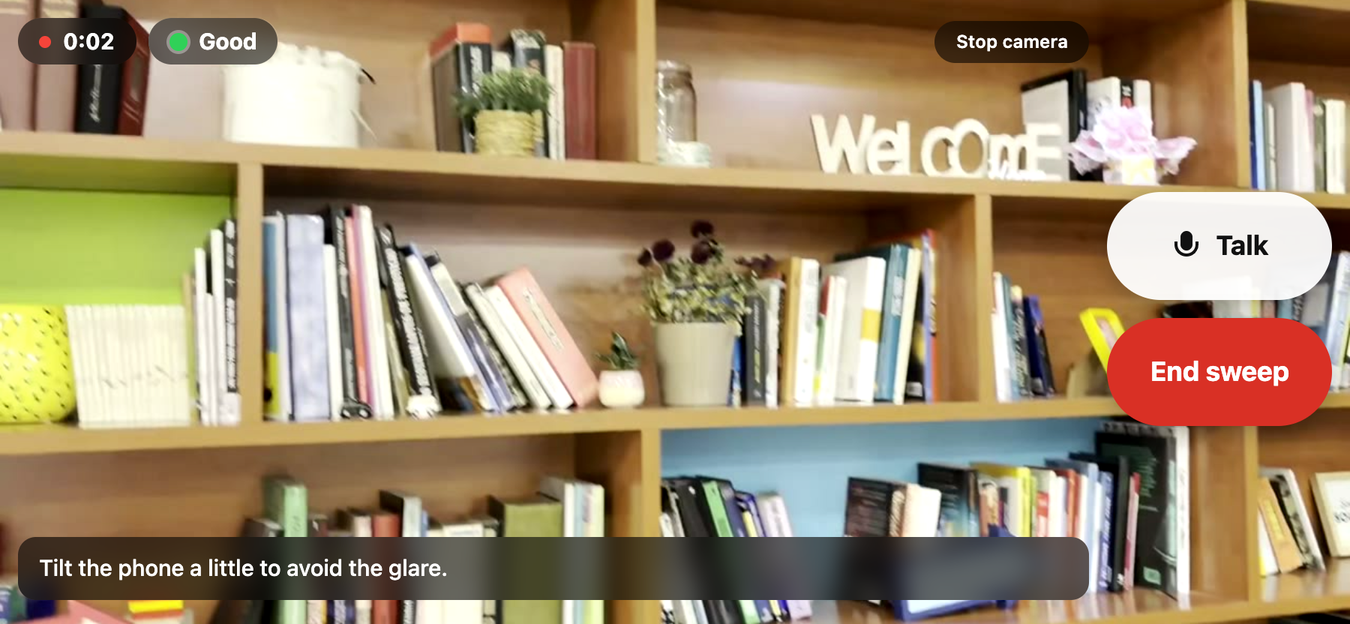
#> input picture docs/ui/phone_sweep_recording.png, 1350 x 624 px
$ python -i packet.py   (imports and definitions only)
#> lines starting #> are read from the running program, lines starting #| are printed output that depends on the picture
"""Stage ``packet``: provisional claim packet from the deduplicated inventory.

    packet.build(inventory_path, manifest_path, run_dir, config) -> packet_path   (claim_packet.json)

Keeps every required key of the claim packet's output contract. Prices, spine dimensions, shelf run and
room measurements are ``null`` (unknown) because those stages are not implemented in this
milestone; nothing is written as 0. Counts are computed here, in code, from the instance lines.
The packet is explicitly ``completion_status: "provisional"``.

Expected inventory shape (written by dedup; fields other than the first four are optional):
  data.books[] / data.items[]:
    instance_id, observation_ids[], frame_ref (= frame_id), bbox_xyxy,
    shelf, position, orientation, category, description, brand_model,
    identity{title, author, publisher, edition, isbn, decision, source_url, visible_text},
    confidence, issues[str|{code,detail}], dedup_reasons[], uncertain_association(bool)
  data.counts{uncertain_observations, uncertain_associations, count_lower, count_upper}  (optional)
"""

from __future__ import annotations

import argparse
import sys
from pathlib import Path
from collections import Counter
from typing import Any

from pipeline import contracts as C
from pipeline import corrections as K
from pipeline import scale as SC
from pipeline import room as RM
from decimal import Decimal

DEFAULT_MARKET = {"country": "US", "currency": "USD"}  # configurable default, not inferred from the developer's location

PROVISIONAL_NOTICE = ("PROVISIONAL, INCOMPLETE: unpriced and unmeasured inventory from a recorded development video. "
                      "Not a finished claim packet. Prices, spine dimensions, shelf run and room measurements are "
                      "unknown (null), not zero.")
APPRAISAL_WORDS = ("frame", "art", "portrait", "painting", "framed", "print", "poster", "photograph", "picture")
LOW_CONFIDENCE = 0.5


# [57 lines left out: functions _issue_texts, _evidence, _book_line, not called in this run]


WORK_LEVEL = 'work_level_equivalent'
WORK_LEVEL_NOTE = ('Work-level equivalent price: priced through one stated equivalent edition (the ISBN shown), NOT the exact edition on the shelf '
                   'and not a realized sale; US/USD asking prices (or, when no US seller offers it, a non-US asking price converted to USD and labelled converted), '
                   'shipping/tax excluded.')


WORK_LEVEL_EDITION_MATCH = 'work_level_equivalent_edition_not_exact_shelf_edition'


# [37 lines left out: functions _validate_price_line, _null_reason, _item_line, not called in this run]


# ---------------------------------------------------------------------------------------------------------------------------------------------
# ITEM STATUS. The output contract allows only "priced | range | needs_appraisal" for an item. Art / portraits / framed pictures default to needs_appraisal
# unless the user said it is a print. An item with no SOURCED price or range (no legible brand/model and no price source queried) cannot honestly be "priced"
# or "range" (both claim a sourced figure), so it is needs_appraisal with status_basis "no_sourced_price": a person has to value it, nothing is estimated,
# it is excluded from the item totals and it is routed to the review queue (code item_no_sourced_price).
# ---------------------------------------------------------------------------------------------------------------------------------------------
ITEM_BASIS_REASONS = {
    "user_flagged_appraisal": "Flagged for human appraisal by the user; not auto-priced.",
    "art_default_needs_appraisal": "Art / portrait / framed item: defaults to needs appraisal unless the user states it is a print (the agent should ask); not auto-priced.",
    "no_sourced_price": ("No sourced price or range: brand/model not legible and no price source was queried for this item, so no value is given (never estimated). "
                         "Status needs_appraisal = a person must value it; excluded from the item totals."),
    "sourced_price": "Priced from the cited source (low = high).",
    "sourced_range": "Sourced price range (brand/model unknown).",
}


# [14 lines left out: function _item_price, not called in this run]


def _is_art(line: dict[str, Any]) -> bool:
    cat, desc = str(line.get("category") or "").lower(), str(line.get("description") or "").lower()
    return any(w in cat or w in desc for w in APPRAISAL_WORDS)


# [41 lines left out: functions set_item_status, item_review_entries, item_totals, not called in this run]


ITEM_TOTALS_NOTE = ("items_replacement_cost_low/high = sum of low / high over item lines with status priced (low = high) or range that carry a sourced figure; "
                    "needs_appraisal items (art default, user flag, or no sourced price: items_no_sourced_price) are excluded (items_unpriced counts them); "
                    "null when no item line has a sourced price. Nothing is estimated.")


CONVERTED_TOTALS_NOTE = ("The USD money totals include CONVERTED lines (converted: true): no US seller offered the equivalent edition, so a non-US seller's asking price "
                         "was converted to USD at the ECB reference rate cited on the line (native amount and currency kept). converted_lines counts them per total.")


def money_total(lines, key):
    values = [Decimal(str(line[key]['amount'])) for line in lines if isinstance(line.get(key), dict) and line[key].get('amount') is not None and line.get('status') != 'needs_appraisal']
    return float(sum(values).quantize(Decimal('.01'))) if values else None


# [61 lines left out: functions _second_market_totals, _count_range_totals, compute_totals, not called in this run]


VALUATION_PARTIAL = ("Unknown prices excluded from each subtotal. Non-book items have no sourced prices (needs_appraisal, excluded from the item totals); "
                     "the second-country comparison of the same 10 books is in second_country.")


# [68 lines left out: function build_review_queue, not called in this run]


# ---------------------------------------------------------------------------------------------------------------------------------------------
# REVIEW QUEUE: ONE ENTRY PER ref_id. The stages add flat details ({ref_id, code, severity, reason}); the packet keeps one entry per ref_id with a
# short human ``reason``, the most severe detail's ``severity`` / ``code``, every code in ``codes`` and every detail in ``reasons`` (nothing dropped). Entries are
# ordered blocking -> warning -> info (stable: first appearance within a severity). flat_review() gives the details back, so layers that filter by code work on
# either shape; consolidate_review() is idempotent. Totals never read the queue.
# ---------------------------------------------------------------------------------------------------------------------------------------------
SEVERITY_RANK = {"blocking": 0, "warning": 1, "info": 2}
REVIEW_LABELS = {
    "unidentified_book": "unidentified (no title guessed)", "title_from_user_statement": "title from the user's statement",
    "needs_appraisal": "needs human appraisal", "ambiguous_identity": "ambiguous catalogue match", "uncertain_dedup": "uncertain duplicate link",
    "low_detection_confidence": "low detection confidence", "ambiguous_not_counted": "book/non-book undecided (not counted)",
    "item_no_sourced_price": "no sourced price or range (needs a human valuation)", "replacement_cost_unknown": "no sourced replacement price",
    "used_value_unknown": "no sourced used value", "no_clean_frame": "no clean frame", "room_auto_low_confidence_wall": "low-confidence wall",
    "count_headline": "why this headline count", "count_estimator_instances": "how the book lines were merged", "count_estimator_panorama": "panorama count note",
    "shelf_run_withheld": "shelf run withheld", "spine_scale_from_prior": "spine scale from a standard-format prior",
}
LINE_ISSUE_LABELS = (("Uncertain cross-frame", "uncertain duplicate link"), ("Unreadable/unresolved spine", "unidentified (no title guessed)"),
                     ("At least one view pair lacks trusted registration", "possible duplicate (unregistered views)"),
                     ("Object category uncertain", "category uncertain"))


# [116 lines left out: functions flat_review, _detail_label, _short_reason, consolidate_review, _ua_summary, device_from_capture, not called in this run]


def finalize_contract(data: dict[str, Any], run_dir: str | Path | None = None) -> dict[str, Any]:
    """Make packet ``data`` meet the claim packet's output contract; idempotent, called by every packet writer (build and each attach layer) before verification.
      * items: status priced | range | needs_appraisal (never null), items_replacement_cost_low/high and excluded_from_totals recomputed from the lines;
      * review queue: status-owned item entries and the stage / prices entries refreshed, then one entry per ref_id (consolidate_review);
      * sweep.device from the phone's capture_info when the packet has none;
      * second_country: the same 10 priced books in the second country (pipeline.second_country), re-bound to the current lines."""
    items = data.get("items") or []
    for i in items:
        set_item_status(i)
    t = data.get("totals")
    if isinstance(t, dict):
        it = item_totals(items)
        t.update(it)
        t["items_needs_appraisal"] = sum(i.get("status") == "needs_appraisal" for i in items)
        t.setdefault("notes", {})["items_totals"] = ITEM_TOTALS_NOTE
        if t.get("excluded_from_totals") is not None:
            t["excluded_from_totals"] = sum(not b.get("replacement_cost") or not b.get("used_value") for b in data.get("books") or []) + it["items_unpriced"]
    flat = flat_review(data.get("review_queue"))
    item_ids = {i["id"] for i in items}
    flat = [r for r in flat if not (r.get("ref_id") in item_ids and r.get("code") in ("needs_appraisal", "item_no_sourced_price"))]
    for i in items:
        flat += item_review_entries(i)
    ss = data.get("stage_status")
    if isinstance(ss, dict) and ss:                      # stage entries follow the CURRENT stage_status (post-sweep steps update it after the packet was built)
        flat = [r for r in flat if not str(r.get("ref_id") or "").startswith("stage:")]
        flat += [{"ref_id": f"stage:{k}", "code": f"stage_{st['status']}", "severity": "blocking", "reason": st.get("detail") or f"Stage {k} is {st['status']}."}
                 for k, st in ss.items() if isinstance(st, dict) and st.get("status") not in ("ok", "skipped")]
    for r in flat:
        if r.get("ref_id") == "prices" and r.get("code") == "valuation_partial":
            r["reason"] = VALUATION_PARTIAL
    sw = data.get("sweep")
    if isinstance(sw, dict) and not sw.get("device"):
        prov = data.get("provenance") if isinstance(data.get("provenance"), dict) else {}
        dev, detail = device_from_capture(sw.get("capture_quality") or prov.get("capture_quality"))
        if dev:
            sw["device"], sw["device_detail"] = dev, detail
    if run_dir is not None and data.get("books") is not None:
        from pipeline import second_country as SCN
        SCN.apply(data, SCN.load(run_dir), run_dir)
    flat = [r for r in flat if r.get("ref_id") != "second_country"]
    if isinstance(data.get("second_country"), dict):
        from pipeline import second_country as SCN
        flat += SCN.review_entries(data["second_country"])
    data["review_queue"] = consolidate_review(flat)
    if isinstance(t, dict) and isinstance(data.get("room"), dict):
        data["completeness"] = completeness(data.get("books") or [], items, data["room"], t)
    return data


# [34 lines left out: functions _scale_evidence, _room_block, not called in this run]


LANG_LABELS = {"es": "es", "spa": "es", "spanish": "es", "en": "en", "eng": "en", "english": "en", "mul": "mixed", "mixed": "mixed"}


# [331 lines left out: functions language_breakdown, completeness, build_evidence_index, build_data, _band, build, not called in this run]


REQUIRED_TOP = ("sweep", "room", "books", "items", "totals", "review_queue")
REQUIRED_ROOM = ("length_m", "width_m", "height_m", "floor_area_m2", "wall_area_m2", "shelved_wall_area_m2",
                 "scale_method", "confidence")
REQUIRED_TOTALS = ("book_count", "books_identified", "books_unidentified", "shelf_run_m", "books_replacement_cost",
                   "books_used_value", "items_replacement_cost_low", "items_replacement_cost_high", "excluded_from_totals")


# [247 lines left out: functions _verify_spine, _verify_shelf_run, _verify_room, _price_row, verify_packet, _verify_second_country and 1 more, not called in this run]


# [2 lines not run here, left out]

>>> import cv2
>>> picture = cv2.imread('../docs/ui/phone_sweep_recording.png', cv2.IMREAD_GRAYSCALE)
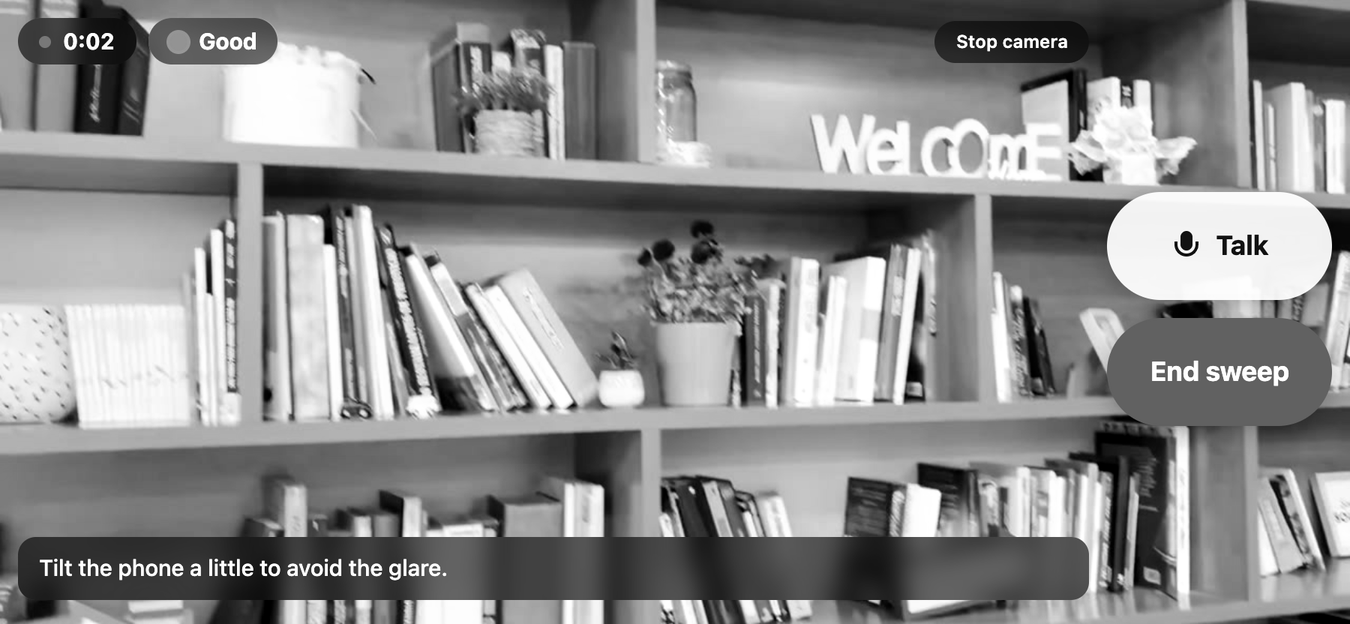
#> picture: shape (624, 1350); min 0, max 255, mean 138.7
#> (the run stopped early here; a loop or call above may not have finished)
